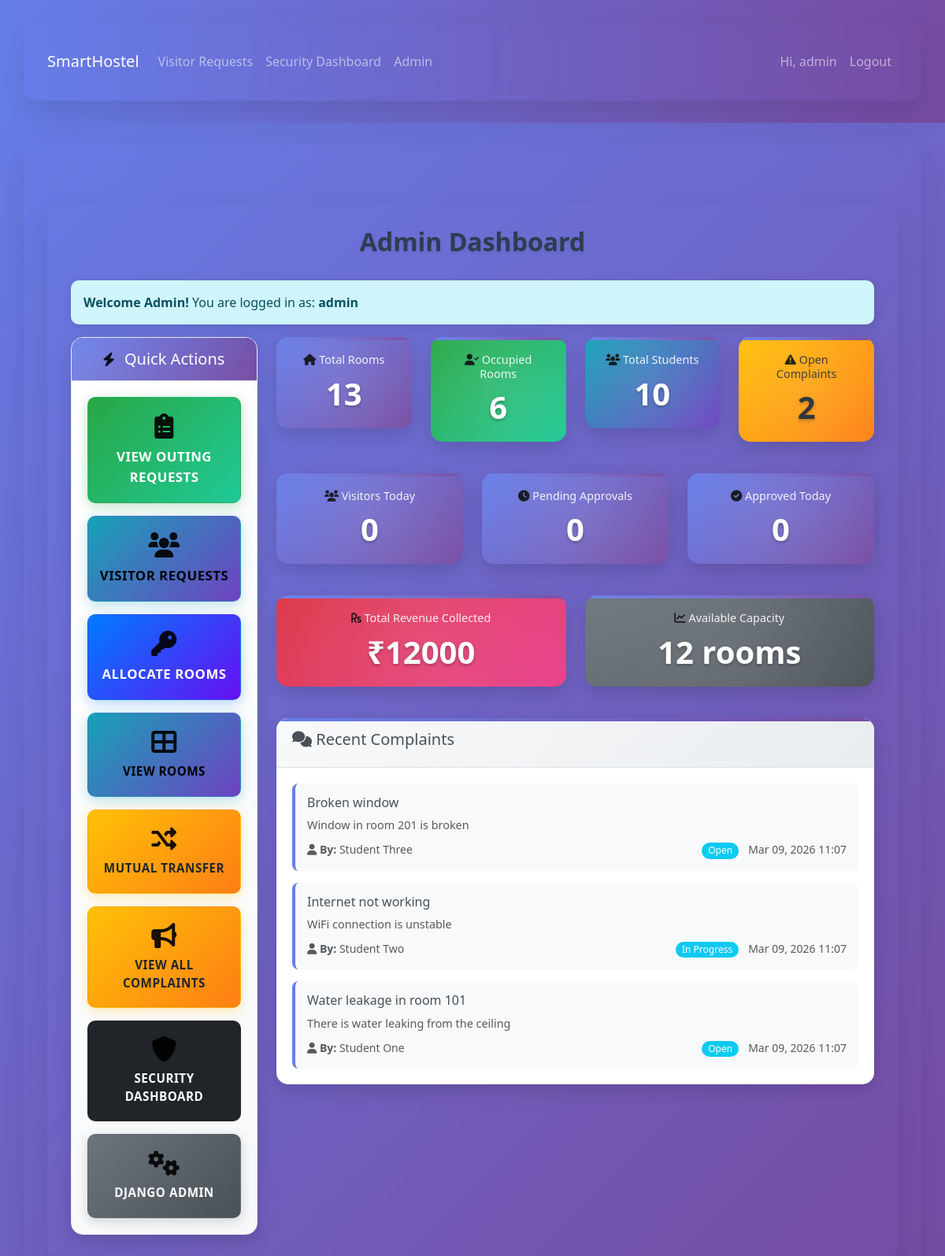
The app's page /admin-dashboard/ (signed in) with its own data.
### hostel/models.py (models this page shows, shortened)
class Complaint(models.Model):
    STATUS_CHOICES = [
        ('open', 'Open'),
        ('in_progress', 'In Progress'),
        ('resolved', 'Resolved'),
    ]
    student = models.ForeignKey(StudentProfile, on_delete=models.CASCADE)
    title = models.CharField(max_length=200)
    description = models.TextField()
    status = models.CharField(max_length=20, choices=STATUS_CHOICES, default='open')
    response = models.TextField(blank=True)
    created_at = models.DateTimeField(auto_now_add=True)
    updated_at = models.DateTimeField(auto_now=True)
    anonymous = models.BooleanField(default=False)

class StudentProfile(models.Model):
    user = models.OneToOneField(User, on_delete=models.CASCADE)
    roll_number = models.CharField(max_length=30, blank=True, null=True)
    room = models.ForeignKey(Room, on_delete=models.SET_NULL, null=True, blank=True)
    fees_due = models.DecimalField(max_digits=9, decimal_places=2, default=0)
    fees_paid = models.DecimalField(max_digits=9, decimal_places=2, default=0)
    joined_on = models.DateField(default=timezone.now)

### hostel/views.py (the view)
# urls.py: path('admin-dashboard/', views.admin_dashboard, name='admin_dashboard'),
@login_required
def admin_dashboard(request):
    if not request.user.is_staff:
        return redirect('student_dashboard')
    total_rooms = Room.objects.count()
    occupied = Room.objects.annotate(o=Count('studentprofile')).filter(o__gt=0).count()
    total_students = StudentProfile.objects.count()
    complaints_open = Complaint.objects.filter(status='open').count()
    recent_complaints = Complaint.objects.order_by('-created_at')[:6]
    total_revenue = Payment.objects.aggregate(Sum('amount'))['amount__sum'] or 0
    pending_visitors = Visitor.objects.filter(status='pending').count()
    approved_visitors_today = Visitor.objects.filter(status='approved', visiting_date=timezone.now().date()).count()
    total_visitors_today = Visitor.objects.filter(visiting_date=timezone.now().date()).count()
    context = {
        'total_rooms': total_rooms,
        'occupied': occupied,
        'total_students': total_students,
        'complaints_open': complaints_open,
        'recent_complaints': recent_complaints,
        'total_revenue': total_revenue,
        'pending_visitors': pending_visitors,
        'approved_visitors_today': approved_visitors_today,
        'total_visitors_today': total_visitors_today,
    }
    return render(request, 'hostel/admin_dashboard.html', context)

### templates/hostel/admin_dashboard.html (shortened to what this page needs)
{% extends 'hostel/base.html' %}
{% load static %}
{% block content %}
<div class="container mt-5">
  <h2>Admin Dashboard</h2>
  <div class="alert alert-info">
    <strong>Welcome Admin!</strong> You are logged in as: <strong>{{ user.username }}</strong>
  </div>
  <div class="row">
    <div class="col-md-3">
      <div class="quick-actions-sidebar">
        <div class="card quick-actions-card">
          <div class="card-header">
            <h5><i class="fas fa-bolt"></i> Quick Actions</h5>
          </div>
          <div class="card-body d-flex flex-column">
            <a href="{% url 'admin_outing_requests' %}" class="btn btn-success btn-lg mb-3">
              <i class="fas fa-clipboard-list"></i> View Outing Requests
            </a>
            <a href="{% url 'admin_visitor_requests' %}" class="btn btn-info btn-lg mb-3">
              <i class="fas fa-users"></i> Visitor Requests
            </a>
            <a href="{% url 'allocate_room' %}" class="btn btn-primary btn-lg mb-3">
              <i class="fas fa-key"></i> Allocate Rooms
            </a>
            <a href="{% url 'rooms' %}" class="btn btn-info mb-3">
              <i class="fas fa-th-large"></i> View Rooms
            </a>
            <a href="{% url 'mutual_transfer' %}" class="btn btn-warning mb-3">
              <i class="fas fa-random"></i> Mutual Transfer
            </a>
            <a href="{% url 'complaints' %}" class="btn btn-warning mb-3">
              <i class="fas fa-bullhorn"></i> View All Complaints
            </a>
            <a href="{% url 'security_dashboard' %}" class="btn btn-dark mb-3">
              <i class="fas fa-shield-alt"></i> Security Dashboard
            </a>
            <a href="/admin/" class="btn btn-secondary">
              <i class="fas fa-cogs"></i> Django Admin
            </a>
          </div>
        </div>
      </div>
    </div>
    <div class="col-md-9">
      <div class="row mb-4">
        <div class="col-md-3 mb-3">
          <div class="card stats-card">
            <div class="card-body">
              <h5><i class="fas fa-home"></i> Total Rooms</h5>
              <h3>{{ total_rooms }}</h3>
            </div>
          </div>
        </div>
        <div class="col-md-3 mb-3">
          <div class="card stats-card occupied">
            <div class="card-body">
              <h5><i class="fas fa-user-check"></i> Occupied Rooms</h5>
              <h3>{{ occupied }}</h3>
            </div>
          </div>
        </div>
        <div class="col-md-3 mb-3">
          <div class="card stats-card students">
            <div class="card-body">
              <h5><i class="fas fa-users"></i> Total Students</h5>
              <h3>{{ total_students }}</h3>
            </div>
          </div>
        </div>
        <div class="col-md-3 mb-3">
          <div class="card stats-card complaints">
            <div class="card-body">
              <h5><i class="fas fa-exclamation-triangle"></i> Open Complaints</h5>
              <h3>{{ complaints_open }}</h3>
            </div>
          </div>
        </div>
      </div>
      <div class="row mb-4">
        <div class="col-md-4 mb-3">
          <div class="card stats-card visitors-today">
            <div class="card-body">
              <h5><i class="fas fa-users"></i> Visitors Today</h5>
              <h3>{{ total_visitors_today }}</h3>
            </div>
          </div>
        </div>
        <div class="col-md-4 mb-3">
          <div class="card stats-card pending-visitors">
            <div class="card-body">
              <h5><i class="fas fa-clock"></i> Pending Approvals</h5>
              <h3>{{ pending_visitors }}</h3>
            </div>
          </div>
        </div>
        <div class="col-md-4 mb-3">
          <div class="card stats-card approved-visitors">
            <div class="card-body">
              <h5><i class="fas fa-check-circle"></i> Approved Today</h5>
              <h3>{{ approved_visitors_today }}</h3>
            </div>
          </div>
        </div>
      </div>
      <div class="row mb-4">
        <div class="col-md-6 mb-3">
          <div class="card stats-card revenue">
            <div class="card-body">
              <h5><i class="fas fa-rupee-sign"></i> Total Revenue Collected</h5>
              <h3>₹{{ total_revenue }}</h3>
            </div>
          </div>
        </div>
        <div class="col-md-6 mb-3">
          <div class="card stats-card capacity">
            <div class="card-body">
              <h5><i class="fas fa-chart-line"></i> Available Capacity</h5>
              <h3>{{ total_rooms|add:"-1" }} rooms</h3>
            </div>
          </div>
        </div>
      </div>
      <div class="row">
        <div class="col-md-12">
          <div class="card complaints-card">
            <div class="card-header">
              <h5><i class="fas fa-comments"></i> Recent Complaints</h5>
            </div>
            <div class="card-body">
              {% for complaint in recent_complaints %}
                <div class="complaint-item">
                  <h6 class="mb-2">{{ complaint.title }}</h6>
                  <p class="text-muted mb-2">{{ complaint.description }}</p>
                  <div class="d-flex justify-content-between align-items-center">
                    <small class="text-muted">
                      <strong><i class="fas fa-user"></i> By:</strong> {{ complaint.student.user.get_full_name|default:complaint.student.user.username }}
                    </small>
                    <div>
                      <span class="badge bg-info me-2">{{ complaint.get_status_display }}</span>
                      <small class="text-muted">{{ complaint.created_at|date:"M d, Y H:i" }}</small>
                    </div>
                  </div>
                </div>
              {% empty %}
                <div class="text-center py-4">
                  <i class="fas fa-inbox fa-3x text-muted mb-3"></i>
                  <p class="text-muted">No complaints yet.</p>
                </div>
              {% endfor %}
            </div>
          </div>
        </div>
      </div>
    </div>
  </div>
</div>
<link rel="stylesheet" href="https://cdnjs.cloudflare.com/ajax/libs/font-awesome/6.0.0/css/all.min.css">
{% endblock %}

### templates/hostel/base.html (shortened to what this page needs)
{% load static %}
<!doctype html>
<html lang="en">
  <head>
    <link href="https://cdn.jsdelivr.net/npm/bootstrap@5.3.2/dist/css/bootstrap.min.css" rel="stylesheet">
    <link href="{% static 'hostel/css/style.css' %}" rel="stylesheet">
  </head>
  <body>
    <nav class="navbar navbar-expand-lg navbar-dark mb-4" style="background: linear-gradient(90deg, #667eea 0%, #764ba2 100%);">
      <div class="container">
        <a class="navbar-brand" href="{% url 'home' %}">SmartHostel</a>
        <div class="collapse navbar-collapse" id="nav">
          <ul class="navbar-nav me-auto">
            {% if user.is_authenticated %}
              {% if user.is_staff %}
                <li class="nav-item"><a class="nav-link" href="{% url 'admin_visitor_requests' %}">Visitor Requests</a></li>
                <li class="nav-item"><a class="nav-link" href="{% url 'security_dashboard' %}">Security Dashboard</a></li>
                <li class="nav-item"><a class="nav-link" href="/admin/">Admin</a></li>
              {% endif %}
            {% endif %}
          </ul>
          <ul class="navbar-nav">
            {% if user.is_authenticated %}
              <li class="nav-item"><span class="nav-link">Hi, {{ user.username }}</span></li>
              <li class="nav-item"><a class="nav-link" href="{% url 'logout' %}">Logout</a></li>
            {% else %}
              <li class="nav-item"><a class="nav-link" href="{% url 'login' %}">Login</a></li>
              <li class="nav-item"><a class="nav-link" href="{% url 'signup' %}">Sign up</a></li>
            {% endif %}
          </ul>
        </div>
      </div>
    </nav>
    <div class="container">
      {% block content %}{% endblock %}
    </div>
  </body>
</html>

### records on screen
Complaint: title "Broken window", description "Window in room 201 is broken", student.user.get_full_name "Student Three", status "Open", created_at "Mar 09, 2026 11:07"
Complaint: title "Internet not working", description "WiFi connection is unstable", student.user.get_full_name "Student Two", status "In Progress", created_at "Mar 09, 2026 11:07"
Complaint: title "Water leakage in room 101", description "There is water leaking from the ceiling", student.user.get_full_name "Student One", status "Open", created_at "Mar 09, 2026 11:07"

### other values on screen
{{ user.username }} "admin"
{{ total_rooms }} "13"
{{ occupied }} "6"
{{ total_students }} "10"
{{ complaints_open }} "2"
{{ total_visitors_today }} "0"
{{ pending_visitors }} "0"
{{ approved_visitors_today }} "0"
{{ total_revenue }} "12000"
{{ total_rooms|add:"-1" }} "12"
